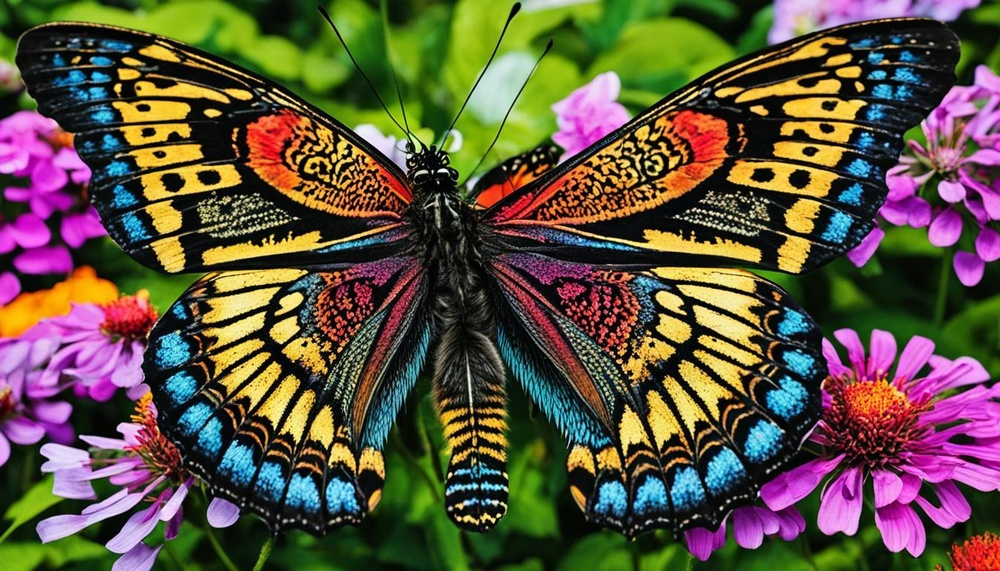
#> input picture Assessment Tool 1/image.jpg, 1000 x 571 px, shrunk from 1344 x 768 before the run, found by its file name
$ python 3.py
#> lines starting #> are read from the running program, lines starting #| are printed output that depends on the picture
#3
from google.colab import files
import cv2
from matplotlib import pyplot as plt
uploaded = files.upload()
#> the answer given: image.jpg
file_name = list(uploaded.keys())[0]
img = cv2.imread(file_name)
#> img is the input picture: shape (571, 1000, 3); mean B, G, R 64.3, 83.6, 94.9
gray = cv2.cvtColor(img, cv2.COLOR_BGR2GRAY)
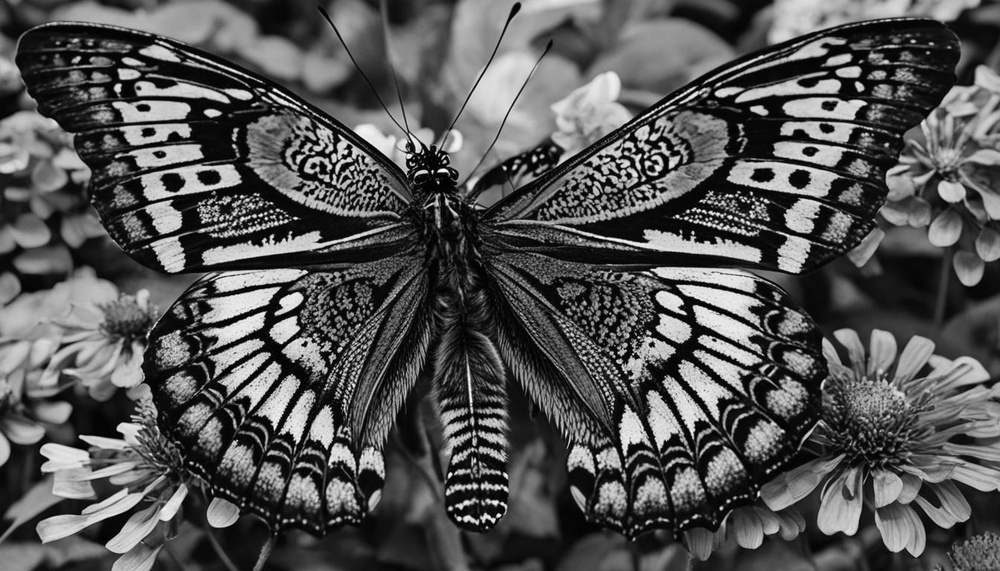
#> gray: shape (571, 1000); min 0, max 254, mean 84.8
blur = cv2.GaussianBlur(gray, (5,5), 0)
edges = cv2.Canny(blur, 50, 150)
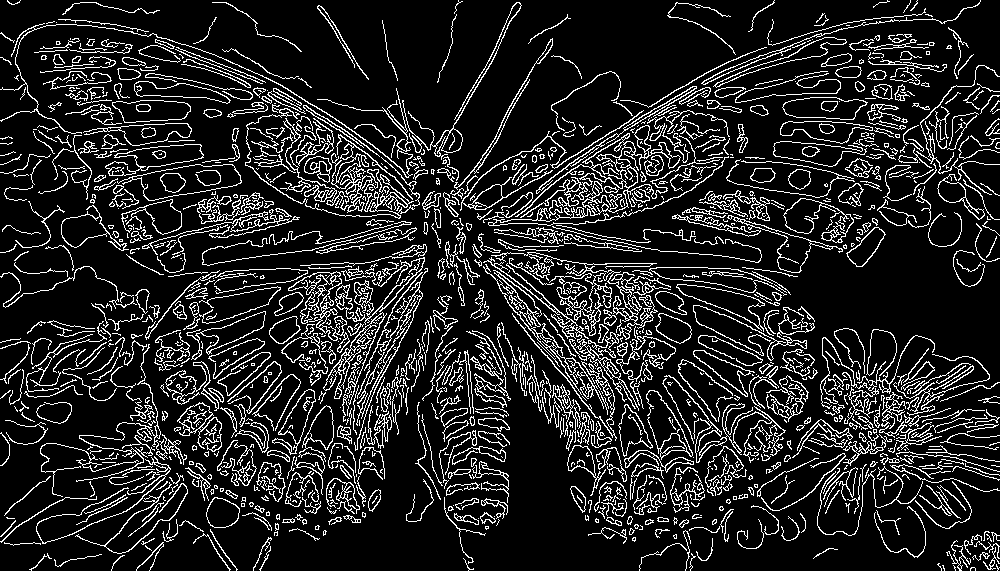
#> edges: shape (571, 1000); 14.1% white in thin lines or dots
plt.imshow(edges, cmap='gray')
plt.title("Edges")
plt.axis('off')
plt.show()
